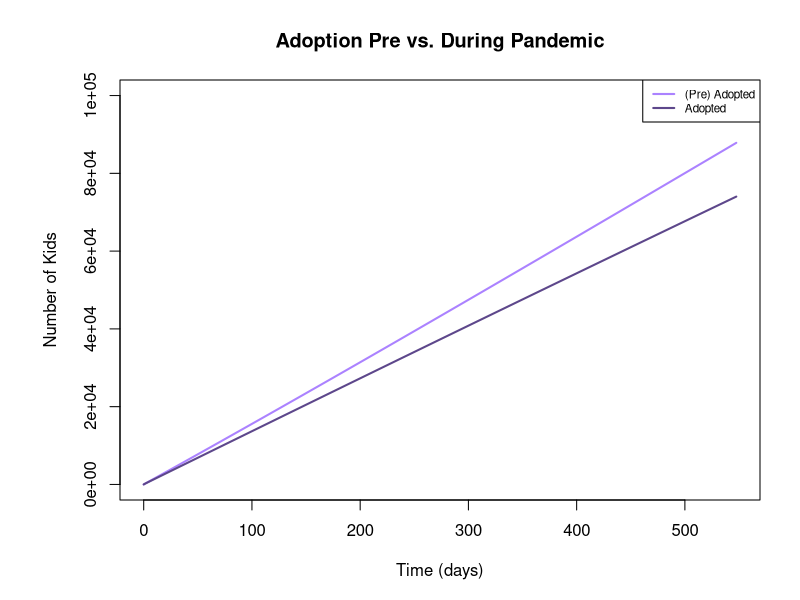

Write the R code that produced this figure.
# FARRGAP
# Foster Care Model
# Carolyn LaPrete
# 12/08/2020

####################################################################################
# Comparison graphs
####################################################################################

# Load a package that solves differential equations
require(deSolve)

####################################################################################
# Start with graphing base model
####################################################################################

# If you don't have this package on your laptop, try this!
# install.packages("deSolve")

# This defines the differential equations
rhs <- function(t,x,parms){
# t is time, x is the vector of state variables, parms is an annoying
# vector of parameter that I ignore
  P <- x["P"]  #Pull P out of the x vector
  Rh <- x["Rh"]  #Pull Rh out of the x vector
  Rs <- x["Rs"]  #Pull Rs out of the x vector
  G <- x["G"]  #Pull G out of the x vector
  F <- x["F"]  #Pull F out of the x vector
  A <- x["A"]  #Pull A out of the x vector
  dP <- P*(-sigmah-sigmas-gamma)+Rh*(rhoh+alpha)+Rs*(rhos+alpha)+G*(epsilon+alpha)+F*alpha+A*alpha
  dRh <- P*sigmah+Rh*(-rhoh-alpha)
  dRs <- P*(sigmas)+Rs*(-rhos-alpha-miur)
  dG <- P*gamma+G*(-phi-alpha-epsilon)+F*w
  dF <- G*phi+F*(-w-miuf-alpha)
  dA <- Rs*miur+F*miuf-A*alpha 
  return(list(c(dP,dRh,dRs,dG,dF,dA)))
}

# Define parameters
Npop <- 7.3e+07           #population of kids in the US under 18
Nf <- 424000              #population of kids in foster care
Nef <- 251000/365         #population of kids entering foster care per day = same for hidden
Nxf <- 248000/365         #population of kids exiting foster care per day
alpha <- 1/(18*365)       #rate of anything->Ao per day

sigmah <- Nef/Npop        #rate of P->Rh
rhoh <- 0.4*Nxf/Nf        #rate of Rh->P

ptors <-0.32              #percentage in kinship care, used for sigmas and initial conditions
sigmas <- ptors*Nef/Npop  #rate of P->Rs (times rate of leaving P - entering system)
rhos <- 0.47*Nxf/Nf       #rate of Rs->P  (times rate of leaving system)

ptog <- 0.68              #percentage in foster/group, used for gamma and initial conditions
gamma <- ptog*Nef/Npop    #rate of P->G (times rate of leaving P - entering system)
epsilon <- 0.92*Nxf/Nf    #rate of G->P  (times rate of leaving system)

miur <- 0.32*Nxf/Nf       #rate of Rs->A  (times rate of leaving system)
miuf <- 0.32*Nxf/Nf       #rate of F->A  (times rate of leaving system)
phi <- 0.68               #rate of G->F
w <- 0.51                 #rate of F->G


# Define times to solve
tmax <- 1.5*365
times <- seq(from=0,to=tmax,by=0.1)


#Define initial condition and give it the right name
Rhinit <- Nef*365
Rsinit <- 0.32*Nf         #originally ptors*Nf but ptors changed - use old one, goes with data pre pandemic
Ginit <- 0.68*(1-0.68)*Nf #originally ptog*(1-phi)*Nf
Finit <- 0.68*0.68*Nf     #originally ptog*phi*Nf
Ainit <- 0
Pinit <- Npop-Nf
init <- c(Pinit,Rhinit,Rsinit,Ginit,Finit,Ainit)
names(init) <- c("P","Rh","Rs","G","F","A")

# Solve the equation numerically
FARRGAPout <- as.data.frame(ode(y = init,times = times, func = rhs))

print(tail(FARRGAPout,1))

# Start graph with base
par(mfrow=c(1,1),mar=c(5,6,4,2))

# plot(Rh ~ time,FARRGAPout,type="l",lty=1,lwd=2, ylim=c(200000,560000),
#   ylab="Number of Kids",xlab="Time (days)",
#      cex.axis=1,cex.lab=1, col="gray")

# plot(G ~ time,FARRGAPout,type="l",lty=1,lwd=2, ylim=c(75000,220000),
#   ylab="Number of Kids",xlab="Time (days)",
#      cex.axis=1,cex.lab=1, col="pink")

# plot(F ~ time,FARRGAPout,type="l",lty=1,lwd=2, ylim=c(100000,220000),
#   ylab="Number of Kids",xlab="Time (days)",
#      cex.axis=1,cex.lab=1, col="light green")

plot(A ~ time,FARRGAPout,type="l",lty=1,lwd=2, ylim=c(0,100000),
  ylab="Number of Kids",xlab="Time (days)",
     cex.axis=1,cex.lab=1, col="mediumpurple1")

####################################################################################
# Start of new code - re run for changed rates
####################################################################################

# This defines the differential equations
rhs <- function(t,x,parms){
# t is time, x is the vector of state variables, parms is an annoying
# vector of parameter that I ignore
  P <- x["P"]  #Pull P out of the x vector
  Rh <- x["Rh"]  #Pull Rh out of the x vector
  Rs <- x["Rs"]  #Pull Rs out of the x vector
  G <- x["G"]  #Pull G out of the x vector
  F <- x["F"]  #Pull F out of the x vector
  A <- x["A"]  #Pull A out of the x vector
  dP <- P*(-sigmah-sigmas-gamma)+Rh*(rhoh+alpha)+Rs*(rhos+alpha)+G*(epsilon+alpha)+F*alpha+A*alpha
  dRh <- P*sigmah+Rh*(-rhoh-alpha)
  dRs <- P*(sigmas)+Rs*(-rhos-alpha-miur)
  dG <- P*gamma+G*(-phi-alpha-epsilon)+F*w
  dF <- G*phi+F*(-w-miuf-alpha)
  dA <- Rs*miur+F*miuf-A*alpha 
  return(list(c(dP,dRh,dRs,dG,dF,dA)))
}

# Define parameters
Npop <- 7.3e+07           #population of kids in the US under 18
Nf <- 424000              #population of kids in foster care
Nef <- 251000/365         #population of kids entering foster care per day = same for hidden
Nxf <- 248000/365         #population of kids exiting foster care per day
alpha <- 1/(18*365)       #rate of anything->Ao per day

sigmah <- Nef*1.3/Npop    #rate of P->Rh
rhoh <- 0.4*Nxf/Nf        #rate of Rh->P

ptors <-0.17              #percentage in kinship care, used for sigmas and initial conditions
sigmas <- ptors*Nef/Npop  #rate of P->Rs (times rate of leaving P - entering system)
rhos <- 0.27*Nxf/Nf       #rate of Rs->P  (times rate of leaving system)

ptog <- 0.53              #percentage in foster/group, used for gamma and initial conditions
gamma <- ptog*Nef/Npop    #rate of P->G (times rate of leaving P - entering system)
epsilon <- 0.44*Nxf/Nf    #rate of G->P  (times rate of leaving system)

miur <- 0.32*Nxf/Nf       #rate of Rs->A  (times rate of leaving system)
miuf <- 0.32*Nxf/Nf       #rate of F->A  (times rate of leaving system)
phi <- 0.51               #rate of G->F
w <- 0.61                 #rate of F->G


#Define initial condition and give it the right name
Rhinit <- Nef*365
Rsinit <- 0.32*Nf         # originally ptors*Nf but ptors changed - use old one, goes with data pre pandemic
Ginit <- 0.68*(1-0.68)*Nf # originally ptog*(1-phi)*Nf
Finit <- 0.68*0.68*Nf     # originally ptog*phi*Nf
Ainit <- 0
Pinit <- Npop-Nf
init <- c(Pinit,Rhinit,Rsinit,Ginit,Finit,Ainit)
names(init) <- c("P","Rh","Rs","G","F","A")

# Solve the equation numerically
FARRGAPout <- as.data.frame(ode(y = init,times = times, func = rhs))

print(tail(FARRGAPout,1))


# Continue graphing with changed rates

# lines(Rh ~ time,FARRGAPout,lty=1,lwd=2,col="light blue",
#      cex.axis=1,cex.lab=1)
# legend("topleft",c("(Pre) Kinship Care (hidden)","Kinship Care (hidden)"),cex=0.7,
#       col=c("gray","light blue"),
#       lty=c(1,1),lwd=c(2,2))
# title(main="Hidden Kinship Care Pre vs. During Pandemic")

# lines(G ~ time,FARRGAPout,lty=1,lwd=2,col="red",
#      cex.axis=1,cex.lab=1)
# legend("topright",c("(Pre) Group Homes (and floaters)","Group Homes (and floaters)"),cex=0.7,
#       col=c("pink","red"),
#       lty=c(1,1),lwd=c(2,2))
# title(main="Group Homes and Floaters\nPre vs. During Pandemic")

# lines(F ~ time,FARRGAPout,lty=1,lwd=2,col="dark green",
#      cex.axis=1,cex.lab=1)
# legend("topright",c("(Pre) Foster Care","Foster Care"),cex=0.7,
#       col=c("light green","dark green"),
#       lty=c(1,1),lwd=c(2,2))
# title(main="Foster Care Pre vs. During Pandemic")

lines(A ~ time,FARRGAPout,lty=1,lwd=2,col="mediumpurple4",
     cex.axis=1,cex.lab=1)
legend("topright",c("(Pre) Adopted","Adopted"),cex=0.7,
      col=c("mediumpurple1","mediumpurple4"),
      lty=c(1,1),lwd=c(2,2))
title(main="Adoption Pre vs. During Pandemic")
